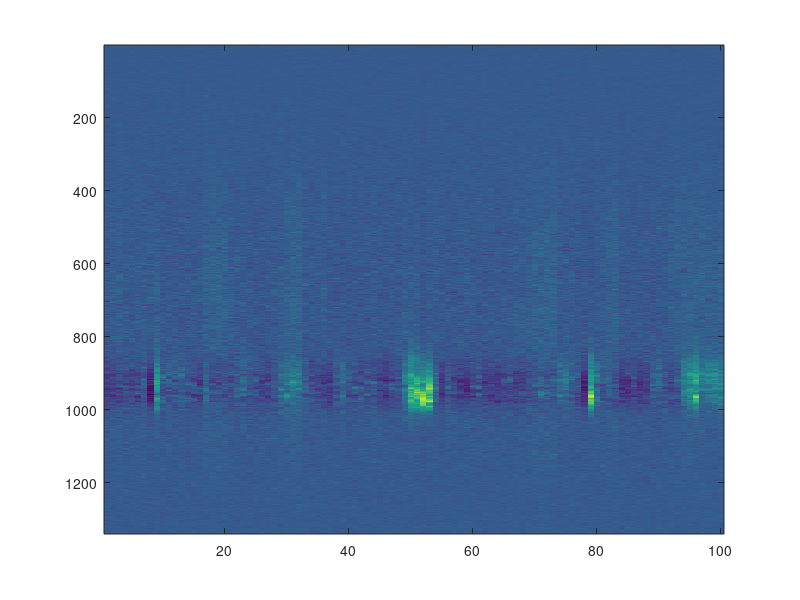

Source code (MATLAB): (Note: this script raises an error after producing the figure.)
%% Clean UP
close all;
clear all;
clc;
rng("default")
warning('off','all')
%% Load Data
load('SpectralStatData.mat');
POWER = 8;
errors = [];
numberOfReplica = size(Data.singleSpec(1).data,2);
numberOfWavelen = size(Data.singleSpec(1).data,1);
numberOfDataPow = length(Data.power); 
newPulseCollection = zeros(1340, 100);
dataPath = 'C:/Users/Sean/Documents/Programing/Python/PURDUE/ControlledRunning/GeneratedDataGradual';
%% Iterate over each power

for p = 7:7%1:numberOfDataPow %7:7 
    %% Graph each shot Collection
    numPOWER = round(Data.power(p)*1000);
    disp("POWER______:"+numPOWER);
    strPOWER = num2str(numPOWER);
%     dataFolder = [dataPath '/Power_' strPOWER '[uJcm2]']; 
%     mkdir(dataFolder);
    pulseCollection = Data.singleSpec(p).data;
    averagePulse = mean(pulseCollection, 2);
    diffCollection = pulseCollection - averagePulse;
    
     figure;
     imagesc(diffCollection);
     title("Diff Data from pulse"+ strPOWER+"[ujcm2]");
    
%     known bug where when counting backwards the slope based error is 0
    for f =930:-1:1% 1:length(Data.Wavel) 
%         fit theh first frequency to a normal distribution, must flip bc need a collumn not row vector
        frequencyHist = diffCollection(f, :) ;
%         Fit to stable distribution, Levi distribution is a special case
%         where alpha = 0.5, beta = 1
        pd = fitdist(frequencyHist(:),'Stable');%fitdist(frequencyHist(:),'Gamma');
        if (f == 930)
            %pd.gam = pd.gam +10;
            data = diffCollection(f, :);
%             Generate x values for plotting the PDF
            x_values = linspace(min(data), max(data), 1000);

%             Calculate PDF values of the fitted normal distribution
            pdf_values = pdf(pd, x_values);

%             Plot the PDF
            figure;
            hold on
            histogram(data, 25,'Normalization', 'pdf');
            plot(x_values, pdf_values, 'r-', 'LineWidth', 2);
            xlabel('Data');
            ylabel('Probability Density');
            title('Normal Distribution PDF');
            legend('Fitted Normal PDF');
            hold off
        end
        % Generate 100 amplitudes for this wavelength
%         samples a random number from the PDF
        for i = 1:100
            newPoint = random(pd);
            if f > 31
                ticks = 0;
                
                AllowedVarience = getAllowedVarienceBackward(newPulseCollection, f, i);
                flatError = 0;
                if f == 930
                    flatError = 5000;
                end
                if f <= 825
                    flatError = 500;
                end
                
                while abs(newPulseCollection(f+1, i) - newPoint) > AllowedVarience+flatError%10%+10*newPoint^0.35
                    newPoint = random(pd);
                    ticks=ticks+1;
                    if ticks > 10
                        ticks = 0;
                        flatError = flatError + 0.1; % was 0.1 %0.3 gest me close
                    end
                end
                newPulseCollection(f, i) = newPoint;
            else
                newPulseCollection(f, i) = random(pd);
                
            end 
        end
        disp(f);
    end
    for f =931:length(Data.Wavel) 
%         fit theh first frequency to a normal distribution, must flip bc need a collumn not row vector
        frequencyHist = diffCollection(f, :) ;
%         Fit tro stable distribution, Levi distribution is a special case
%         where alpha = 0.5, beta = 1
        pd = fitdist(frequencyHist(:),'Stable');%fitdist(frequencyHist(:),'Gamma');
        if (f == 930)
            data = diffCollection(f, :);
%             Generate x values for plotting the PDF
            x_values = linspace(min(data), max(data), 1000);

%             Calculate PDF values of the fitted normal distribution
            pdf_values = pdf(pd, x_values);

%             Plot the PDF
            figure;
            hold on
            histogram(data, 25,'Normalization', 'pdf');
            plot(x_values, pdf_values, 'r-', 'LineWidth', 2);
            xlabel('Data');
            ylabel('Probability Density');
            title('Normal Distribution PDF');
            legend('Fitted Normal PDF');
        end
        % Generate 100 amplitudes for this wavelength
%         samples a rando m number from the PDF
        for i = 1:100
            newPoint = random(pd);
            if f > 31
                ticks = 0;
                
                AllowedVarience = getAllowedVarience(newPulseCollection, f, i);
                flatError = 0;
                if f == 930
                    flatError = 5000;
                end
                
                while abs(newPulseCollection(f-1, i) - newPoint) > AllowedVarience+flatError%10%+10*newPoint^0.35
                    newPoint = random(pd);
                    ticks=ticks+1;
                    if ticks > 10
                        ticks = 0;
                        flatError = flatError + 0.3;%was 0.1
                    end
                end
                newPulseCollection(f, i) = newPoint;
            else
                newPulseCollection(f, i) = random(pd);
                
            end 
        end
        disp(f);
    end
    newPulseCollection = newPulseCollection + averagePulse + wgn(1340, 100, 23);%was 30
%     newPulseCollection = averagePulse + wgn(1340, 100, 23);
    clims = [min(pulseCollection, [], 'all') max(pulseCollection, [], 'all')];
    %set Color bounds
    figure;
    hold on
    imagesc(newPulseCollection, clims);
    title("Gen Data from pulse"+ strPOWER+"[ujcm2]");
    hold off
    %%Lasing Loss
%     [genFitX,genFitY] = getLasingFits(newPulseCollection);
%     [realFitX,realFitY] = getLasingFits(Data.singleSpec(p).data);
%     lasing_loss = getLoss(genFitX, genFitY, realFitX, realFitY, "Lasing");
%     errors = [errors, lasing_loss];
    
    %%Spont Loss
    [genFitX,genFitY] = getSpontFits(newPulseCollection);
    [realFitX,realFitY] = getSpontFits(Data.singleSpec(p).data);
    spont_loss = getLoss(genFitX, genFitY, realFitX, realFitY, "Spont");
    disp(spont_loss);
    disp("POWER______:"+numPOWER);
%     disp("Lasing Loss:");
%     disp(lasing_loss);
    disp("Spont Loss:");
    disp(spont_loss);
%     disp("Total Error:");
%     disp(lasing_loss + spont_loss);
end

function [xFited, yFited] = getLasingFits(pulses)
    load('SpectralStatData.mat');
    % 
    %freqMix =table2array(readtable('freqMIX238.csv'));% table2array(readtable('avrgwDist.csv'));
    Data.singleSpec(1).data = pulses
    %% CONSTANTS
    close all  
    binsNumber = 30;
    fontSize   = 20;
    wavelength = Data.Wavel;
    lasngIndex = (find(wavelength<=550,1,'last'):find(wavelength>=557,1)); % 7 nm centered around lasing wavel
    spontIndex = (find(wavelength<=536,1,'last'):find(wavelength>=543,1)); % 7 nm centered around 
    powerIndex = (1:length(Data.power));
    lasngCentr = [556,555,554.5,554,553.5,553,552.5,552,551.5,551,551,551,551,551];
    %% MAIN LOOP - SCAN ALL THE 
    numberOfReplica = size(Data.singleSpec(1).data,2);
    numberOfWavelen = size(Data.singleSpec(1).data,1);
    numberOfDataPow = length(Data.power); 
    sizeQ = numberOfDataPow*numberOfDataPow-numberOfDataPow;
    flatSpontQ     = zeros(sizeQ,1);
    flatLasngQ     = zeros(sizeQ,1);
    flatNormSpontQ = zeros(sizeQ,1);
    flatNormLasngQ = zeros(sizeQ,1);
    for p = 1:1%numberOfDataPow

    close all;

    numPOWER = round(Data.power(p)*1000);
    strPOWER = num2str(numPOWER);

    dataFolder = ['Power_' strPOWER '[uJcm2]']; 

    mkdir(dataFolder);

    %% STEP 1: Take the 7-nm band centered around the lasing wavelength
    lasngIndex = (find(wavelength<=(lasngCentr(p)-3.5),1,'last'):find(wavelength>=(lasngCentr(p)+3.5),1));

    %% STEP 2: GET AND STORE SPECTROGAMM MATRIX Ip FOR A GIVEN FLUENCE P  
    Ip      = Data.singleSpec(p).data;
    spontIp = Ip(spontIndex,:);
    lasngIp = Ip(lasngIndex,:);

    %% STEP 3: AVERAGE ALL REPLICAS IN Ip TO GET A MEAN VECTOR, 
    %% REPLICATED INTO A MATRIX Ibar AND STORE IT IN A FILE
    spontIbar = repmat(mean(spontIp,2),[1,size(spontIp,2)]);
    lasngIbar = repmat(mean(lasngIp,2),[1,size(lasngIp,2)]);

    %% STEP 4: GET THE DIFFERENCE MATRICES \Delta FOR A GIVEN FLUENCE P 
    spontDelta     = spontIp - spontIbar;
    lasngDelta     = lasngIp - lasngIbar;


    %% STEP 5: NORMALIZE THE DIFFERENCE MATRICES \Delta 
    wavelengthNumber     = size(spontDelta,1);
    absSpontDelta        = repmat(sqrt(sum(spontDelta.^2,1)),[wavelengthNumber,1]);
    normalizedSpontDelta = spontDelta./absSpontDelta; 

    wavelengthNumber     = size(lasngDelta,1);
    absLasngDelta        = repmat(sqrt(sum(lasngDelta.^2,1)),[wavelengthNumber,1]);
    normalizedLasngDelta = lasngDelta./absLasngDelta;

    spontQ = abs(spontDelta'*spontDelta);
    lasngQ = abs(lasngDelta'*lasngDelta);

    normalizedSpontQ = abs(normalizedSpontDelta'*normalizedSpontDelta);
    normalizedLasngQ = abs(normalizedLasngDelta'*normalizedLasngDelta);


    %% IGNORE THE DATA AT THE DIAGONAL
    %  AND FLATTEN THE ARRAY
    a  = numberOfReplica;
    a1 = a+1;
    a2 = a*a;

    flatSpontQ = reshape(spontQ, a2,1);
    flatLasngQ = reshape(lasngQ, a2,1);

    flatNormSpontQ = reshape(normalizedSpontQ,a2,1);
    flatNormLasngQ = reshape(normalizedLasngQ,a2,1);

    % flatSpontQ(1:a1:a2)=[];
    % flatLasngQ(1:a1:a2)=[];
    % 
    % flatNormSpontQ(1:a1:a2)=[];
    % flatNormLasngQ(1:a1:a2)=[];

    Ibar = repmat(mean(Ip,2),[1,2]);

    x = [0, 101, 101, 0, 0];
    y = [wavelength(lasngIndex(1)),wavelength(lasngIndex(1)),wavelength(lasngIndex(end)),wavelength(lasngIndex(end)),wavelength(lasngIndex(1))];
    %% RAW DELTAS (w/o normalization)

    matrixA = abs(spontDelta);
    matrixB = abs(lasngDelta);

    %% NORMALIZED DELTAS

    matrixA = abs(normalizedSpontDelta);
    matrixB = abs(normalizedLasngDelta);
    %% RAW Q (w/o normalization)

    matrixA = abs(spontQ);
    matrixB = abs(lasngQ);

    
    %% NORMALIZED Q

    matrixA = abs(normalizedSpontQ);
    matrixB = abs(normalizedLasngQ);

    %% Raw Histograms
    close all

    matrixA = abs(flatSpontQ);
    matrixB = abs(flatLasngQ);


    
    %% NORMALIZED HISTOGRAM

    matrixA = abs(flatNormSpontQ);
    matrixB = abs(flatNormLasngQ);

    

    %% other Histogram
    DATA = [flatLasngQ; -flatLasngQ];


    histFigure1 = figure('InvertHardcopy','off','Color',[1 1 1]);
    % AXES
    axesHistogram1 = axes('Parent',histFigure1); hold(axesHistogram1,'on');
    histHeader1 = histogram(DATA,'EdgeColor','k','EdgeAlpha',0.3,'FaceColor','m');

    % FIT THE LASING UNSCALED DATA

    lasngPd = fitdist(DATA,'Kernel','Kernel','normal');
    %lasngPd = fitdist(DATA,'Stable');
    % 
    histFigure2 = figure('InvertHardcopy','off','Color',[1 1 1]);

    % AXES
    axesHistogram2 = axes('Parent',histFigure2); hold(axesHistogram2,'on');

    histHeader2 = histogram(DATA,'Parent',axesHistogram2,'LineWidth',1,...
                'BinMethod','auto','Normalization','PDF');

    xFited = 0:histHeader2.BinWidth:histHeader2.BinLimits(2);
    yFited = pdf(lasngPd,xFited);
    %mixxFit2 = xFit2;
    %mixyfit2 = yFit2;
%     realxFit2 = xFit2;
%     realyfit2 = yFit2;
    end
end

function error = getAllowedVarience(newPulseCollection, f, i)
    x = 1:30;
    y = newPulseCollection(f-30:f-1, i);
    y = reshape(y,1,30);
    fit = polyfit(x,y , 1);
    y1 = polyval(fit, x);
%     figure
%     plot(x,y,'o')
%     title("Best Fit")
%     xlabel("Wavelength");
%     ylabel("Amplitude");
%     hold on
%     plot(x,y1)
%     hold off
    error = abs(y1(1)-y1(length(y1)))/length(y1);%+0.028*y(1);  
end
function error = getAllowedVarienceBackward(newPulseCollection, f, i)
    x = 1:30;
    y = newPulseCollection(f+1:f+30, i);
    y = reshape(y,1,30);
    fit = polyfit(x,y , 1);
    y1 = polyval(fit, x);
%     figure
%     plot(x,y,'o')
%     title("Best Fit")
%     xlabel("Wavelength");
%     ylabel("Amplitude");
%     hold on
%     plot(x,y1)
%     hold off
    error = abs(y1(1)-y1(length(y1)))/length(y1);%+0.028*y(1);  
end
function loss = getLoss(genFitX, genFitY, realFitX, realFitY, titleN)
    figure
    hold on 
    line(genFitX,genFitY,'LineWidth',2,'Color',[1.00,0.41,0.16]);
    line(realFitX,realFitY,'LineWidth',2,'Color','blue', 'LineStyle','--');
    title("Compared Orderr Parameters for" + titleN + "reigem");
    legend('on');
    hold off
    
    d1 = realFitY;
    d1_len = numel(realFitY);
    d2 = genFitY;
    d2_len = numel(genFitY);
    
    d1 = interp1(1:d1_len, d1, d2_len,'linear', 'extrap'); %doesnt work becuase d2 can query points outside of d1's function boundry
%     try
%         d1 = interp1(1:(d2_len / d1_len):d2_len,d1,1:d2_len,'linear','extrap');
%     catch
%         try
%         d1 = interp1(1:(d2_len / d1_len):d2_len+(d2_len / d1_len),d1,1:d2_len,'linear','extrap');
%         catch
%             d1 = interp1(1:(d2_len / d1_len):d2_len+2*(d2_len / d1_len),d1,1:d2_len,'linear','extrap');
%         end
%     end
    %d1 = interp1(1:(d2_len / d1_len):d2_len,d1,1:d2_len,'linear','extrap');
    %line(mixxFit2,d1)
    RMSE = sqrt(mean(((genFitY - d1) .^ 2)));
    loss = RMSE;
end

function [xFited, yFited] = getSpontFits(pulses)
    load('SpectralStatData.mat');
    % 
    %freqMix =table2array(readtable('freqMIX238.csv'));% table2array(readtable('avrgwDist.csv'));
    Data.singleSpec(1).data = pulses
    %% CONSTANTS
    close all  
    binsNumber = 30;
    fontSize   = 20;
    wavelength = Data.Wavel;
    lasngIndex = (find(wavelength<=550,1,'last'):find(wavelength>=557,1)); % 7 nm centered around lasing wavel
    spontIndex = (find(wavelength<=536,1,'last'):find(wavelength>=543,1)); % 7 nm centered around 
    powerIndex = (1:length(Data.power));
    lasngCentr = [556,555,554.5,554,553.5,553,552.5,552,551.5,551,551,551,551,551];
    %% MAIN LOOP - SCAN ALL THE 
    numberOfReplica = size(Data.singleSpec(1).data,2);
    numberOfWavelen = size(Data.singleSpec(1).data,1);
    numberOfDataPow = length(Data.power); 
    sizeQ = numberOfDataPow*numberOfDataPow-numberOfDataPow;
    flatSpontQ     = zeros(sizeQ,1);
    flatLasngQ     = zeros(sizeQ,1);
    flatNormSpontQ = zeros(sizeQ,1);
    flatNormLasngQ = zeros(sizeQ,1);
    for p = 1:1%numberOfDataPow

    close all;

    numPOWER = round(Data.power(p)*1000);
    strPOWER = num2str(numPOWER);

    dataFolder = ['Power_' strPOWER '[uJcm2]']; 

    mkdir(dataFolder);

    %% STEP 1: Take the 7-nm band centered around the lasing wavelength
    lasngIndex = (find(wavelength<=(lasngCentr(p)-3.5),1,'last'):find(wavelength>=(lasngCentr(p)+3.5),1));

    %% STEP 2: GET AND STORE SPECTROGAMM MATRIX Ip FOR A GIVEN FLUENCE P  
    Ip      = Data.singleSpec(p).data;
    spontIp = Ip(spontIndex,:);
    lasngIp = Ip(lasngIndex,:);

    %% STEP 3: AVERAGE ALL REPLICAS IN Ip TO GET A MEAN VECTOR, 
    %% REPLICATED INTO A MATRIX Ibar AND STORE IT IN A FILE
    spontIbar = repmat(mean(spontIp,2),[1,size(spontIp,2)]);
    lasngIbar = repmat(mean(lasngIp,2),[1,size(lasngIp,2)]);

    %% STEP 4: GET THE DIFFERENCE MATRICES \Delta FOR A GIVEN FLUENCE P 
    spontDelta     = spontIp - spontIbar;
    lasngDelta     = lasngIp - lasngIbar;


    %% STEP 5: NORMALIZE THE DIFFERENCE MATRICES \Delta 
    wavelengthNumber     = size(spontDelta,1);
    absSpontDelta        = repmat(sqrt(sum(spontDelta.^2,1)),[wavelengthNumber,1]);
    normalizedSpontDelta = spontDelta./absSpontDelta; 

    wavelengthNumber     = size(lasngDelta,1);
    absLasngDelta        = repmat(sqrt(sum(lasngDelta.^2,1)),[wavelengthNumber,1]);
    normalizedLasngDelta = lasngDelta./absLasngDelta;

    spontQ = abs(spontDelta'*spontDelta);
    lasngQ = abs(lasngDelta'*lasngDelta);

    normalizedSpontQ = abs(normalizedSpontDelta'*normalizedSpontDelta);
    normalizedLasngQ = abs(normalizedLasngDelta'*normalizedLasngDelta);


    %% IGNORE THE DATA AT THE DIAGONAL
    %  AND FLATTEN THE ARRAY
    a  = numberOfReplica;
    a1 = a+1;
    a2 = a*a;

    flatSpontQ = reshape(spontQ, a2,1);
    flatLasngQ = reshape(lasngQ, a2,1);

    flatNormSpontQ = reshape(normalizedSpontQ,a2,1);
    flatNormLasngQ = reshape(normalizedLasngQ,a2,1);

    % flatSpontQ(1:a1:a2)=[];
    % flatLasngQ(1:a1:a2)=[];
    % 
    % flatNormSpontQ(1:a1:a2)=[];
    % flatNormLasngQ(1:a1:a2)=[];

    Ibar = repmat(mean(Ip,2),[1,2]);

    x = [0, 101, 101, 0, 0];
    y = [wavelength(lasngIndex(1)),wavelength(lasngIndex(1)),wavelength(lasngIndex(end)),wavelength(lasngIndex(end)),wavelength(lasngIndex(1))];
    %% RAW DELTAS (w/o normalization)

    matrixA = abs(spontDelta);
    matrixB = abs(lasngDelta);

    %% NORMALIZED DELTAS

    matrixA = abs(normalizedSpontDelta);
    matrixB = abs(normalizedLasngDelta);
    %% RAW Q (w/o normalization)

    matrixA = abs(spontQ);
    matrixB = abs(lasngQ);

    
    %% NORMALIZED Q

    matrixA = abs(normalizedSpontQ);
    matrixB = abs(normalizedLasngQ);

    %% Raw Histograms
    close all

    matrixA = abs(flatSpontQ);
    matrixB = abs(flatLasngQ);


    
    %% NORMALIZED HISTOGRAM

    matrixA = abs(flatNormSpontQ);
    matrixB = abs(flatNormLasngQ);

    

    %% other Histogram
    DATA = [flatSpontQ; -flatSpontQ];


    histFigure1 = figure('InvertHardcopy','off','Color',[1 1 1]);
    % AXES
    axesHistogram1 = axes('Parent',histFigure1); hold(axesHistogram1,'on');
    histHeader1 = histogram(DATA,'EdgeColor','k','EdgeAlpha',0.3,'FaceColor','m');

    % FIT THE LASING UNSCALED DATA

    spontPd = fitdist(DATA,'Kernel','Kernel','normal');
    %lasngPd = fitdist(DATA,'Stable');
    % 
    histFigure2 = figure('InvertHardcopy','off','Color',[1 1 1]);

    % AXES
    axesHistogram2 = axes('Parent',histFigure2); hold(axesHistogram2,'on');

    histHeader2 = histogram(DATA,'Parent',axesHistogram2,'LineWidth',1,...
                'BinMethod','auto','Normalization','PDF');

    xFited = 0:histHeader2.BinWidth:histHeader2.BinLimits(2);
    yFited = pdf(spontPd,xFited);
    %mixxFit2 = xFit2;
    %mixyfit2 = yFit2;
%     realxFit2 = xFit2;
%     realyfit2 = yFit2;
    end
end

